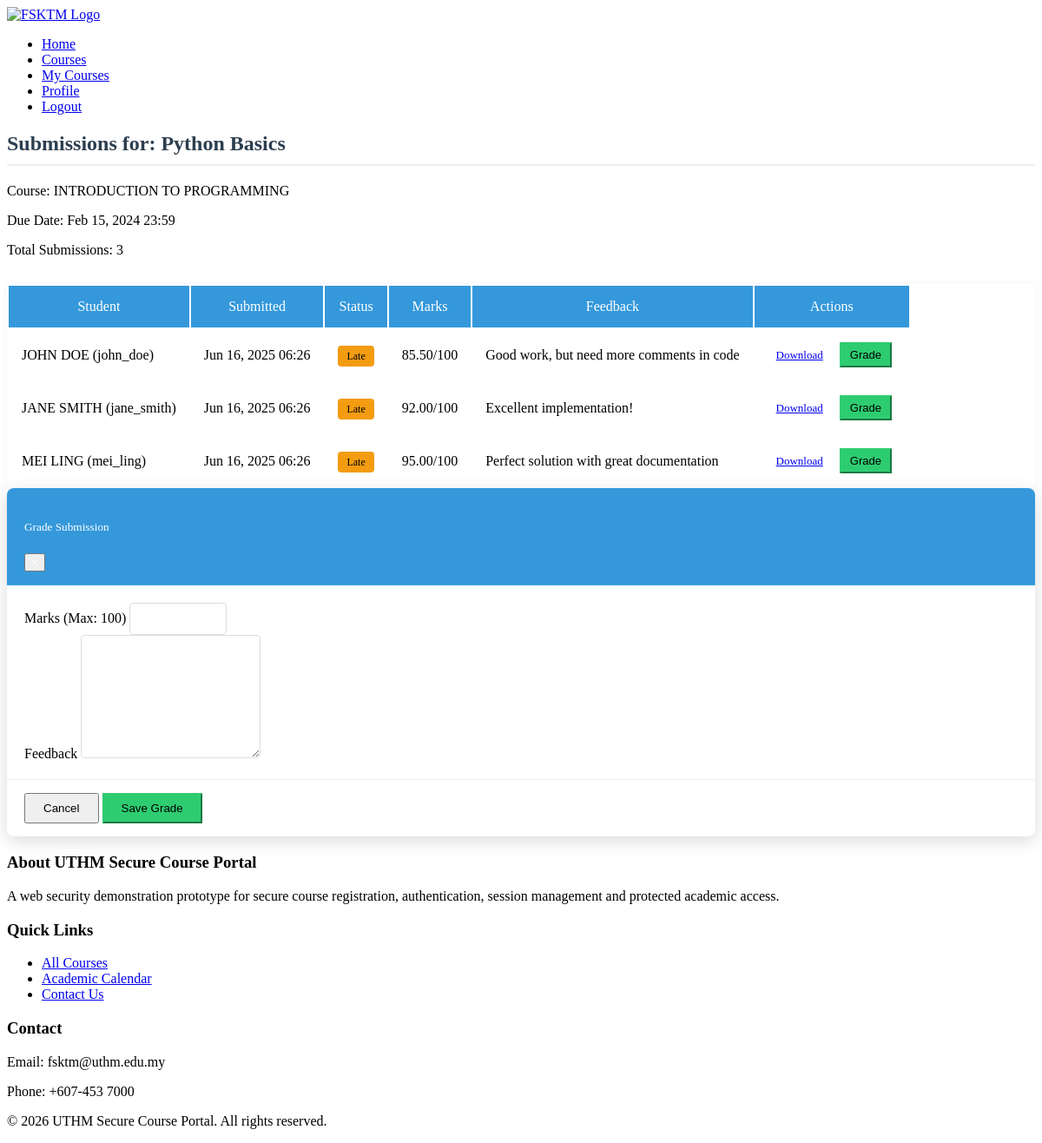
Screenshot of /fsktm-course-system/pages/assignment-view.php?id=1 (signed in) with the database file from the repository.
### tables this page shows
CREATE TABLE `assignments` (
  `assignment_id` int(11) NOT NULL,
  `course_id` int(11) NOT NULL,
  `title` varchar(200) NOT NULL,
  `description` text DEFAULT NULL,
  `due_date` datetime NOT NULL,
  `max_marks` int(11) DEFAULT 100,
  `created_at` timestamp NOT NULL DEFAULT current_timestamp(),
  `updated_at` timestamp NOT NULL DEFAULT current_timestamp() ON UPDATE current_timestamp()
);

CREATE TABLE `courses` (
  `course_id` int(11) NOT NULL,
  `course_code` varchar(10) NOT NULL,
  `course_name` varchar(100) NOT NULL,
  `description` text DEFAULT NULL,
  `credits` int(11) NOT NULL DEFAULT 3,
  `semester` enum('1','2','3') NOT NULL,
  `academic_year` varchar(9) NOT NULL,
  `max_students` int(11) DEFAULT 40,
  `current_enrolled` int(11) DEFAULT 0,
  `instructor_id` int(11) DEFAULT NULL,
  `schedule_day` varchar(20) DEFAULT NULL,
  `schedule_time` varchar(50) DEFAULT NULL,
  `classroom` varchar(20) DEFAULT NULL,
  `course_image` varchar(255) DEFAULT 'default-course.jpg',
  `prerequisites` text DEFAULT NULL,
  `category_id` int(11) DEFAULT NULL,
  `is_active` tinyint(1) DEFAULT 1,
  `created_at` timestamp NOT NULL DEFAULT current_timestamp(),
  `updated_at` timestamp NOT NULL DEFAULT current_timestamp() ON UPDATE current_timestamp()
);

CREATE TABLE `submissions` (
  `submission_id` int(11) NOT NULL,
  `assignment_id` int(11) NOT NULL,
  `user_id` int(11) NOT NULL,
  `submission_date` timestamp NOT NULL DEFAULT current_timestamp(),
  `file_path` varchar(255) NOT NULL,
  `marks` decimal(5,2) DEFAULT NULL,
  `feedback` text DEFAULT NULL,
  `status` enum('submitted','late','graded') DEFAULT 'submitted'
);

CREATE TABLE `users` (
  `user_id` int(11) NOT NULL,
  `username` varchar(50) NOT NULL,
  `email` varchar(100) NOT NULL,
  `password` varchar(255) NOT NULL,
  `first_name` varchar(50) NOT NULL,
  `last_name` varchar(50) NOT NULL,
  `user_type` enum('student','lecturer','admin') DEFAULT 'student',
  `profile_picture` varchar(255) DEFAULT 'default-avatar.png',
  `phone` varchar(20) DEFAULT NULL,
  `date_of_birth` date DEFAULT NULL,
  `student_id` varchar(20) DEFAULT NULL,
  `staff_id` varchar(20) DEFAULT NULL,
  `address` text DEFAULT NULL,
  `department` varchar(100) DEFAULT NULL,
  `created_at` timestamp NOT NULL DEFAULT current_timestamp(),
  `updated_at` timestamp NOT NULL DEFAULT current_timestamp() ON UPDATE current_timestamp(),
  `is_active` tinyint(1) DEFAULT 1,
  `last_login` timestamp NULL DEFAULT NULL,
  `failed_login_attempts` int(11) NOT NULL DEFAULT 0,
  `locked_until` datetime DEFAULT NULL
);

### fsktm-course-system/pages/assignment-view.php (the view, shortened to what this page needs)
<?php
require_once '../includes/header.php';
require_once '../includes/header.php';
$assignment_id = (int)$_GET['id'];
$db = new Database();
$conn = $db->getConnection();
$stmt = $conn->prepare("
    SELECT a.*, c.course_name, c.instructor_id
    FROM assignments a
    JOIN courses c ON a.course_id = c.course_id
    WHERE a.assignment_id = ?
");
$stmt->bind_param("i", $assignment_id);
$stmt->execute();
$assignment = $stmt->get_result()->fetch_assoc();
$stmt = $conn->prepare("
    SELECT s.*, u.username, CONCAT(u.first_name, ' ', u.last_name) AS full_name
    FROM submissions s
    JOIN users u ON s.user_id = u.user_id
    WHERE s.assignment_id = ?
    ORDER BY s.submission_date ASC
");
$stmt->bind_param("i", $assignment_id);
$stmt->execute();
$submissions = $stmt->get_result()->fetch_all(MYSQLI_ASSOC);
?>
<div class="container">
    <h2>Submissions for: <?= $assignment['title'] ?></h2>
    <p>Course: <?= $assignment['course_name'] ?></p>
    <p>Due Date: <?= date('M j, Y H:i', strtotime($assignment['due_date'])) ?></p>
    <p>Total Submissions: <?= count($submissions) ?></p>
    <div class="table-responsive">
        <table class="table table-striped">
            <thead>
                <tr>
                    <th>Student</th>
                    <th>Submitted</th>
                    <th>Status</th>
                    <th>Marks</th>
                    <th>Feedback</th>
                    <th>Actions</th>
                </tr>
            </thead>
            <tbody>
                <?php foreach ($submissions as $submission): ?>
                    <tr>
                        <td><?= $submission['full_name'] ?> (<?= $submission['username'] ?>)</td>
                        <td><?= date('M j, Y H:i', strtotime($submission['submission_date'])) ?></td>
                        <td>
                            <?php
                            $status = $submission['status'];
                            if (strtotime($submission['submission_date']) > strtotime($assignment['due_date'])) {
                                $status = 'late';
                            }
                            $badge_class = $status == 'graded' ? 'badge-success' :
                                         ($status == 'late' ? 'badge-warning' : 'badge-primary');
                            ?>
                            <span class="badge <?= $badge_class ?>"><?= ucfirst($status) ?></span>
                        </td>
                        <td>
                            <?php if ($submission['marks'] !== null): ?>
                                <?= $submission['marks'] ?>/<?= $assignment['max_marks'] ?>
                            <?php else: ?>
                                -
                            <?php endif; ?>
                        </td>
                        <td><?= $submission['feedback'] ?: 'No feedback' ?></td>
                        <td>
                            <a href="../<?= UPLOAD_SUBMISSION_PATH . $submission['file_path'] ?>"
                               class="btn btn-sm btn-info" download>Download</a>
                            <button class="btn btn-sm btn-primary grade-btn"
                                    data-id="<?= $submission['submission_id'] ?>"
                                    data-marks="<?= $submission['marks'] ?>"
                                    data-feedback="<?= htmlspecialchars($submission['feedback'] ?? '') ?>">
                                Grade
                            </button>
                        </td>
                    </tr>
                <?php endforeach; ?>
            </tbody>
        </table>
    </div>
</div>
<div class="modal fade" id="gradeModal" tabindex="-1" role="dialog" aria-labelledby="gradeModalLabel" aria-hidden="true">
    <div class="modal-dialog modal-dialog-centered" role="document">
        <div class="modal-content">
            <div class="modal-header bg-primary text-white">
                <h5 class="modal-title" id="gradeModalLabel">Grade Submission</h5>
                <button type="button" class="close text-white" data-dismiss="modal" aria-label="Close">
                    <span aria-hidden="true">&times;</span>
                </button>
            </div>
            <form method="POST">
                <div class="modal-body">
                    <div class="form-group">
                        <label for="marks">Marks (Max: <?= $assignment['max_marks'] ?>)</label>
                        <input type="number" step="0.01" min="0" max="<?= $assignment['max_marks'] ?>"
                               class="form-control" id="marks" name="marks" required>
                    </div>
                    <div class="form-group">
                        <label for="feedback">Feedback</label>
                        <textarea class="form-control" id="feedback" name="feedback" rows="4"></textarea>
                    </div>
                </div>
                <div class="modal-footer">
                    <button type="button" class="btn btn-outline-secondary" data-dismiss="modal">Cancel</button>
                    <button type="submit" name="grade" class="btn btn-success">Save Grade</button>
                </div>
            </form>
        </div>
    </div>
</div>
<?php require_once '../includes/footer.php'; ?>

### fsktm-course-system/pages/assignment-view.php (style rules this page uses)
h2 { color: #2c3e50; margin-top: 20px; margin-bottom: 20px; padding-bottom: 10px; border-bottom: 2px solid #eee; }
.table-responsive { margin-top: 30px; box-shadow: 0 0 10px rgba(0, 0, 0, 0.05); border-radius: 5px; overflow: hidden; }
.table { margin-bottom: 0; }
.table th { background-color: #3498db; color: white; font-weight: 500; }
.table td, .table th { vertical-align: middle; padding: 15px; }
.badge { padding: 5px 10px; font-size: 12px; font-weight: 500; border-radius: 4px; }
.badge-warning { background-color: #f39c12; }
.btn-sm { padding: 5px 10px; font-size: 13px; margin-right: 5px; }
.grade-btn { background-color: #2ecc71; border-color: #2ecc71; }
.modal-header { background-color: #3498db; color: white; }
.modal-title { font-weight: 500; }
.close { color: white; opacity: 1; }
#gradeModal .modal-content { border: none; border-radius: 8px; overflow: hidden; box-shadow: 0 5px 20px rgba(0, 0, 0, 0.15); }
#gradeModal .modal-header { padding: 15px 20px; border-bottom: 1px solid rgba(255, 255, 255, 0.1); }
#gradeModal .modal-body { padding: 20px; }
#gradeModal .modal-footer { padding: 15px 20px; border-top: 1px solid #eee; }
#gradeModal .form-control { border-radius: 4px; padding: 10px 15px; border: 1px solid #ddd; transition: border-color 0.3s; }
#gradeModal textarea.form-control { min-height: 120px; resize: vertical; }
#gradeModal .btn-success { background-color: #2ecc71; border-color: #2ecc71; padding: 8px 20px; font-weight: 500; }
#gradeModal .btn-outline-secondary { padding: 8px 20px; font-weight: 500; }

### rows the page displays
assignments: title "Python Basics", course.course_name "INTRODUCTION TO PROGRAMMING", due_date "Feb 15, 2024 23:59", max_marks "100"
submissions: full_name "JOHN DOE", user.username "john_doe", submission_date "Jun 16, 2025 06:26", submission_date.due_date "Late", marks "85.50", assignment.max_marks "100", feedback "Good work, but need more comments in code"
submissions: full_name "JANE SMITH", user.username "jane_smith", submission_date "Jun 16, 2025 06:26", submission_date.due_date "Late", marks "92.00", assignment.max_marks "100", feedback "Excellent implementation!"
submissions: full_name "MEI LING", user.username "mei_ling", submission_date "Jun 16, 2025 06:26", submission_date.due_date "Late", marks "95.00", assignment.max_marks "100", feedback "Perfect solution with great documentation"

### other values shown
count($submissions) "3"
